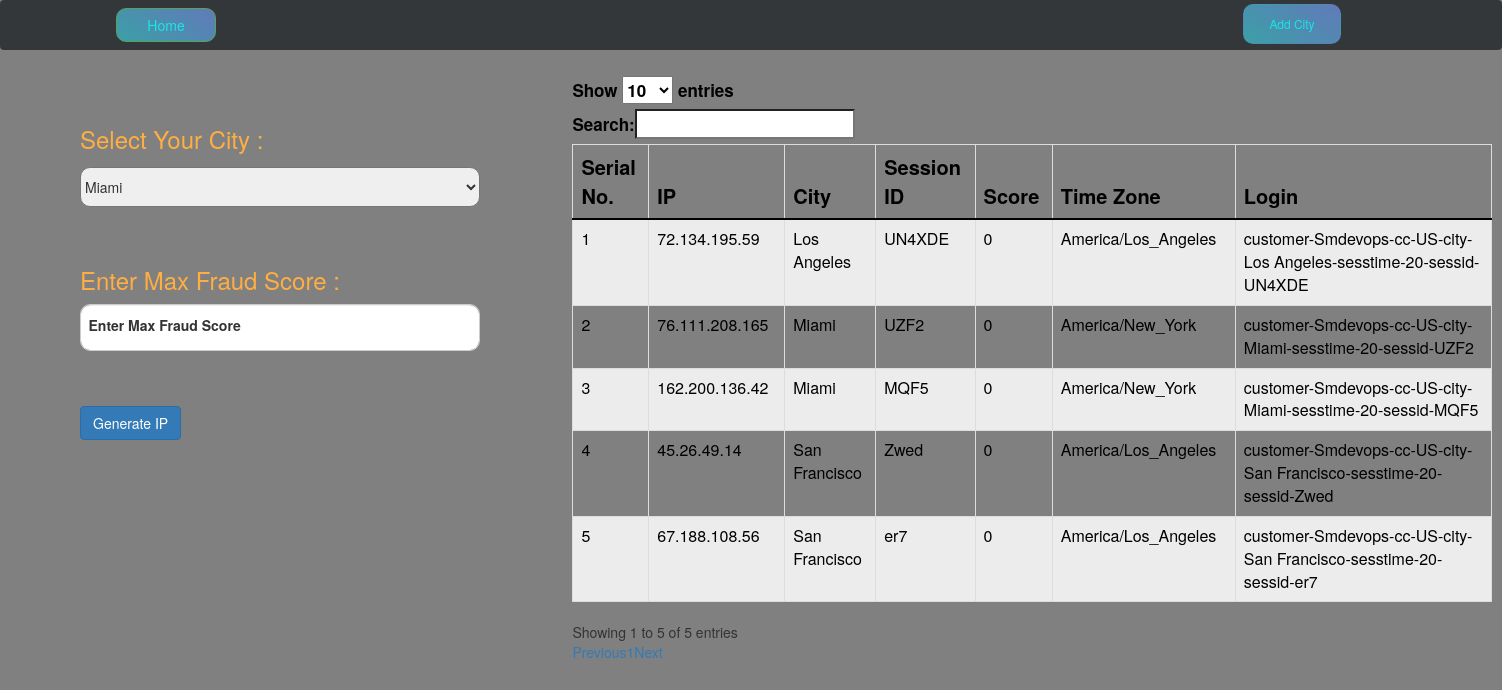
/, run on an earlier commit of the app's database.
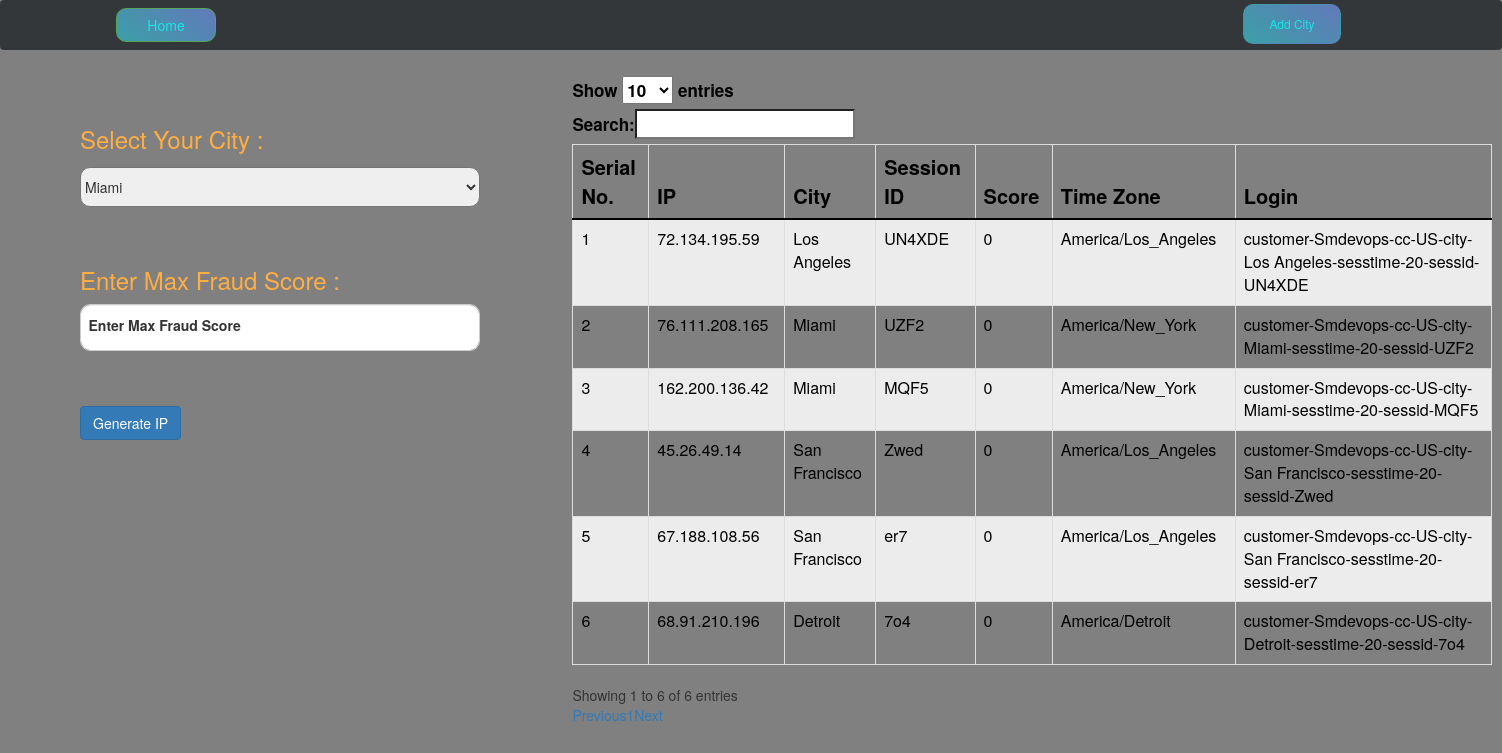
And on a later commit of the database.
### ipapp/models.py (models this page shows, shortened)
class Bestip(models.Model):
    ip = models.CharField(max_length=30)
    city = models.CharField(max_length=200)
    login = models.CharField(max_length=100)
    session_id = models.CharField(max_length=10)
    score = models.IntegerField()
    password = models.CharField(max_length=20)
    timezone = models.CharField(max_length=100)

### ipapp/views.py (the view, shortened to what this page needs)
# urls.py: 2. Add a URL to urlpatterns:  path('', views.home, name='home')
def home(request):
    return render(request,'home.html',{'cities':City.objects.all,'ips':Bestip.objects.all})

### templates/home.html (shortened to what this page needs)
{% extends "base.html" %}
{% load static %}
{% block content %}
<div class="content">
  <aside class="ipgen">
    <form action="" method="POST">
      <label for="city">
        <h3>Select Your City :</h3>
      </label> <br>
      <select name="city" id="city">
        {% for city in cities %}
        <option value={{city.name}}>{{city.name}}</option>
        {% endfor %}
      </select>
      <br><br>
      <br>
      <h3>Enter Max Fraud Score :</h3>
      <div class="form-floating mb-4">
        <input type="number" name="fraud_s" class="form-control fsco" id="floatingInput" autofocus required
          placeholder="Enter Max Fraud Score" min="0" max="100" style="height: 47px
          ;">
        <label for="floatingInput">Enter Max Fraud Score</label>
      </div> <br> <br>
      <input type="submit" class="btn btn-primary" value="Generate IP">
    </form>
  </aside>
  <aside class="details">
    <table id="example" class="table table-striped table-bordered" style="width:100%">
      <thead>
        <tr>
          <th><b>Serial No.</b></th>
          <th><b> IP</b></th>
          <th><b> City </b></th>
          <th><b>Session ID </b> </th>
          <th><b>Score </b></th>
          <th><b>Time Zone</b></th>
          <th><b>Login</b></th>
        </tr>
      </thead>
      <tbody>
        {% for ip in ips %}
        <tr>
          <td>{{ip.pk}}</td>
          <td>{{ip.ip}}</td>
          <td>{{ip.city}}</td>
          <td>{{ip.session_id}}</td>
          <td>{{ip.score}}</td>
          <td>{{ip.timezone}}</td>
          <td>{{ip.login}}</td>
        </tr>
        {% endfor %}
      </tbody>
    </table>
  </aside>
</div>
{% endblock content %}

What changed in the data, as far as the page shows it:
added Bestip: pk "6", ip "68.91.210.196", city "Detroit", session_id "7o4", score "0", timezone "America/Detroit", login "customer-Smdevops-cc-US-city-Detroit-sesstime-20-sessid-7o4"
Also different on the page:
text written by a page script: "Show entries Search: Showing 1 to 5 of 5 entries Previous 1 Next" → "Show entries Search: Showing 1 to 6 of 6 entries Previous 1 Next"
